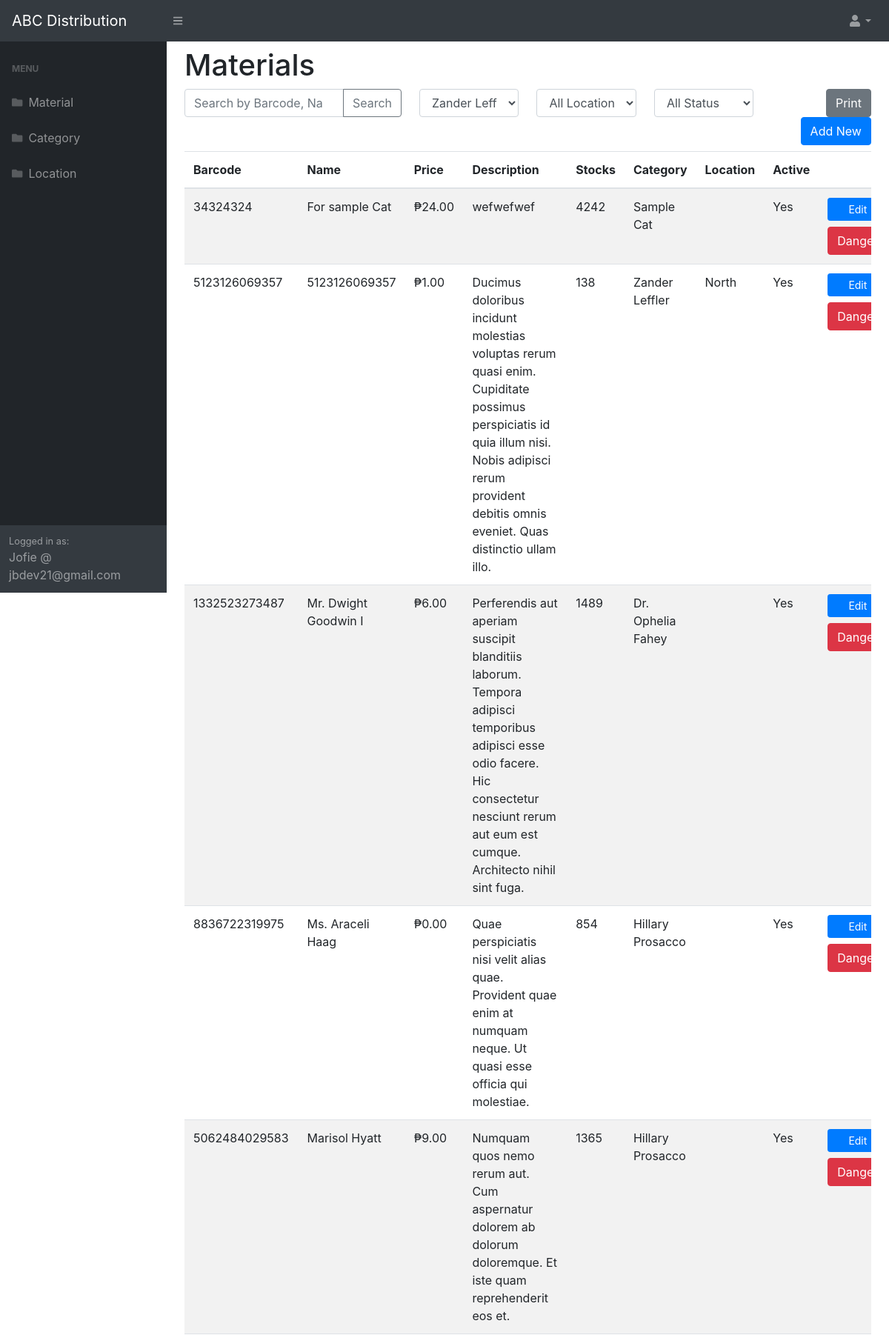
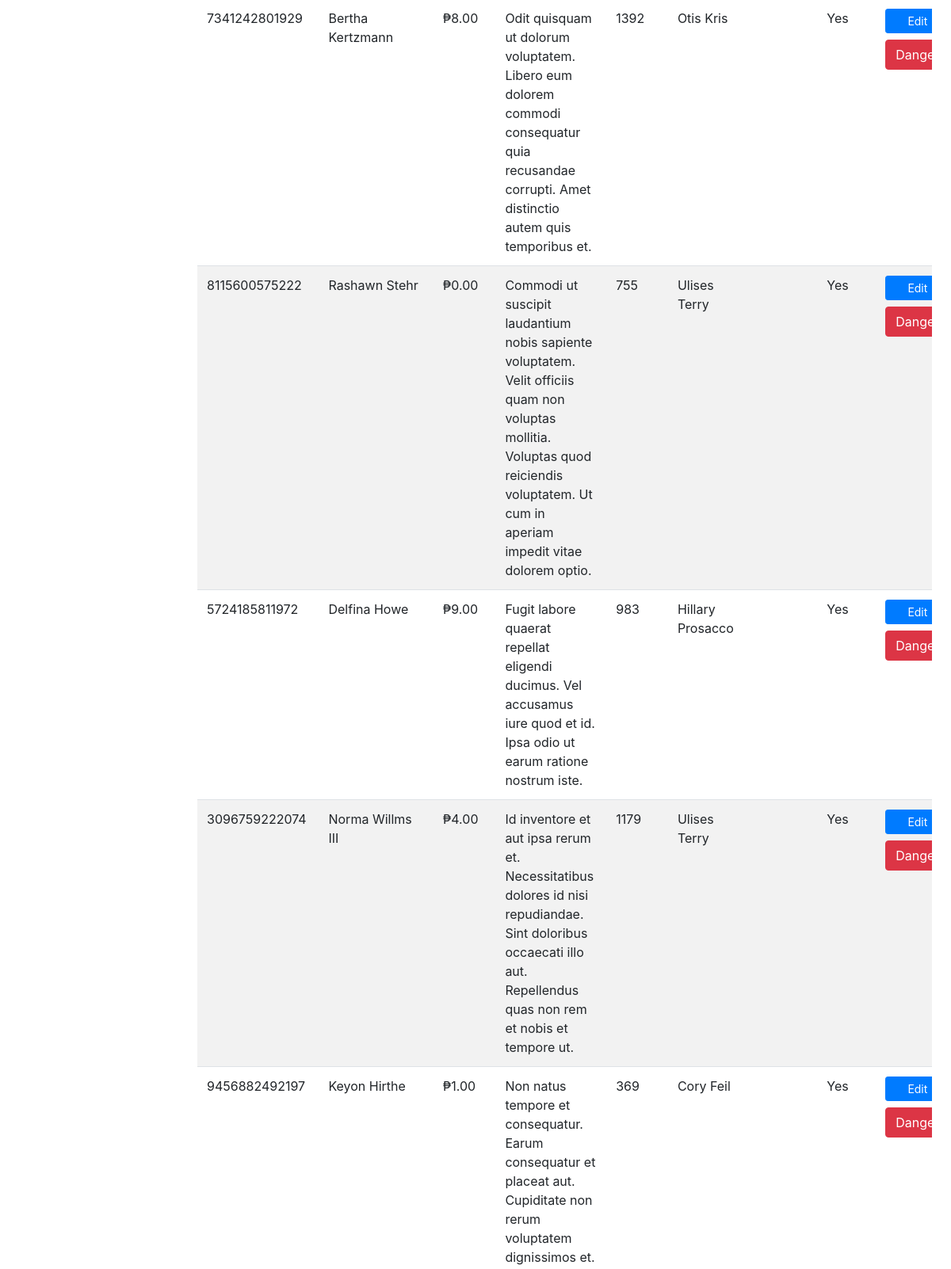
The app's page /material/index.php?category=4 (signed in, upper part) with its own data (2 pictures, top to bottom).
### tables this page shows
CREATE TABLE `materials` (
  `id` bigint(20) UNSIGNED NOT NULL,
  `barcode` varchar(255) NOT NULL,
  `name` varchar(255) NOT NULL,
  `price` double NOT NULL,
  `description` text DEFAULT NULL,
  `is_active` tinyint(1) NOT NULL DEFAULT 1,
  `stocks` int(11) NOT NULL,
  `category_id` bigint(20) UNSIGNED NOT NULL,
  `location_id` bigint(20) UNSIGNED NOT NULL,
  `created_at` timestamp NULL DEFAULT current_timestamp()
);

CREATE TABLE `categories` (
  `id` bigint(20) UNSIGNED NOT NULL,
  `name` varchar(255) NOT NULL,
  `created_at` timestamp NULL DEFAULT current_timestamp()
);

CREATE TABLE `locations` (
  `id` bigint(20) UNSIGNED NOT NULL,
  `name` varchar(255) NOT NULL,
  `created_at` timestamp NOT NULL DEFAULT current_timestamp()
);

### material/index.php (the view, shortened to what this page needs)
<?php
    require "../includes/database/connection.php";
    $statement = "SELECT *, materials.name AS name, materials.id AS id, categories.name AS category, locations.name AS location FROM materials
    LEFT JOIN categories ON materials.category_id = categories.id
    LEFT JOIN locations ON materials.location_id = locations.id ";
    if(!empty($_GET['category'])){
        $statement .= " AND materials.category_id = " . $_GET['category'];
    }
    $statement .= " ORDER BY materials.created_at DESC";
    $materialQuery = $conn->prepare($statement);
    $materialQuery->execute();
    $categoriesQuery = $conn->query("SELECT * FROM categories");
?>
<?php include "../includes/layouts/header.php";?>
<?php include "../includes/layouts/top-menu.php";?>
<?php include "../includes/layouts/side-menu.php";?>
        <main>
            <div class="container-fluid">
                <h1 class="mt-2">Materials</h1>
                <form id="filter-form">
                    <div class="row mb-2">
                        <div class="col-sm-4">
                            <div class="input-group ">
                                <input type="search" name="q" value="<?= $_GET['q'] ?? ''  ?>" class="form-control" placeholder="Search by Barcode, Name or Category Name" >
                                  <div class="input-group-append">
                                    <button type="submit" class="btn btn-outline-secondary" type="button">Search</button>
                                  </div>
                            </div>
                        </div>
                        <div class="col-sm-2">
                            <select data-buttons="filter" name="category" id="" class="form-control">
                                <?php foreach($categoriesQuery->fetchAll() as $category): ?>
                                    <option <?= $category['id'] == ($_GET['category'] ?? "") ? "selected" : "" ?> value="<?= $category['id']?>"><?= $category['name']?></option>
                                <?php endforeach;?>
                            </select>
                        </div>
                        <div class="col-sm-2">
                            <select data-buttons="filter" name="location" id="" class="form-control">
                                <option value="">All Location</option>
                            </select>
                        </div>
                        <div class="col-sm-2">
                            <select data-buttons="filter" name="is_active" id="" class="form-control">
                                <option value="2">All Status</option>
                            </select>
                        </div>
                        <div class="col-sm-2 text-right">
                            <a href="/material/print.php?<?= $_SERVER['QUERY_STRING']?>" target="_blank" class="btn btn-secondary"> Print</a>
                            <a href="/material/create.php" class="btn btn-primary"> Add New</a>
                        </div>
                    </div>
                </form>
                <div class="table-responsive">
                      <table class="table table-hover table-striped">
                            <thead>
                                <tr>
                                    <th>Barcode</th>
                                    <th>Name</th>
                                    <th>Price</th>
                                    <th>Description</th>
                                    <th>Stocks</th>
                                    <th>Category</th>
                                    <th>Location</th>
                                    <th>Active</th>
                                    <th></th>
                                </tr>
                            </thead>
                            <tbody>
                                <?php foreach($materialQuery->fetchAll() as $material): ?>
                                    <tr id="tr-<?=$material['id']?>">
                                        <td><?= $material['barcode'] ?></td>
                                        <td><?= $material['name'] ?></td>
                                        <td>&#8369;<?= number_format($material['price'], 2) ?></td>
                                        <td><?= $material['description'] ?></td>
                                        <td><?= $material['stocks'] ?></td>
                                        <td><?= $material['category'] ?></td>
                                        <td><?= $material['location'] ?></td>
                                        <td><?= $material['is_active'] ? "Yes" : "No" ?></td>
                                        <td>
                                            <a href="/material/edit.php?id=<?=$material['id']?>" class="btn btn-sm btn-primary btn-block">Edit</a>
                                             <button type="button"
                                                   data-buttons="delete"
                                                   data-id="<?=$material['id']?>"
                                                   data-div="#tr-<?=$material['id']?>"
                                                   data-uri="/material/delete.php"
                                                   class="btn btn-block btn-danger">Danger</button>
                                        </td>
                                    </tr>
                                <?php endforeach;?>
                            </tbody>
                      </table>
                </div>
            </div>
        </main>
<?php include "../includes/layouts/footer.php";?>

### records on screen
materials: barcode "34324324", name "For sample Cat", price "24.00", description "wefwefwef", stocks "4242", category.name "Sample Cat", is_active "Yes"
materials: barcode "5123126069357", name "5123126069357", price "1.00", description "Ducimus doloribus incidunt molestias voluptas rerum quasi enim. Cupiditate possimus perspiciatis id quia illum nisi. Nobis adipisci rerum provident debitis omnis eveniet. Quas distinctio ullam illo.", stocks "138", category.name "Zander Leffler", location.name "North", is_active "Yes"
materials: barcode "1332523273487", name "Mr. Dwight Goodwin I", price "6.00", description "Perferendis aut aperiam suscipit blanditiis laborum. Tempora adipisci temporibus adipisci esse odio facere. Hic consectetur nesciunt rerum aut eum est cumque. Architecto nihil sint fuga.", stocks "1489", category.name "Dr. Ophelia Fahey", is_active "Yes"
materials: barcode "8836722319975", name "Ms. Araceli Haag", price "0.00", description "Quae perspiciatis nisi velit alias quae. Provident quae enim at numquam neque. Ut quasi esse officia qui molestiae.", stocks "854", category.name "Hillary Prosacco", is_active "Yes"
materials: barcode "5062484029583", name "Marisol Hyatt", price "9.00", description "Numquam quos nemo rerum aut. Cum aspernatur dolorem ab dolorum doloremque. Et iste quam reprehenderit eos et.", stocks "1365", category.name "Hillary Prosacco", is_active "Yes"
materials: barcode "7341242801929", name "Bertha Kertzmann", price "8.00", description "Odit quisquam ut dolorum voluptatem. Libero eum dolorem commodi consequatur quia recusandae corrupti. Amet distinctio autem quis temporibus et.", stocks "1392", category.name "Otis Kris", is_active "Yes"
materials: barcode "8115600575222", name "Rashawn Stehr", price "0.00", description "Commodi ut suscipit laudantium nobis sapiente voluptatem. Velit officiis quam non voluptas mollitia. Voluptas quod reiciendis voluptatem. Ut cum in aperiam impedit vitae dolorem optio.", stocks "755", category.name "Ulises Terry", is_active "Yes"
materials: barcode "5724185811972", name "Delfina Howe", price "9.00", description "Fugit labore quaerat repellat eligendi ducimus. Vel accusamus iure quod et id. Ipsa odio ut earum ratione nostrum iste.", stocks "983", category.name "Hillary Prosacco", is_active "Yes"
materials: barcode "3096759222074", name "Norma Willms III", price "4.00", description "Id inventore et aut ipsa rerum et. Necessitatibus dolores id nisi repudiandae. Sint doloribus occaecati illo aut. Repellendus quas non rem et nobis et tempore ut.", stocks "1179", category.name "Ulises Terry", is_active "Yes"
materials: barcode "9456882492197", name "Keyon Hirthe", price "1.00", description "Non natus tempore et consequatur. Earum consequatur et placeat aut. Cupiditate non rerum voluptatem dignissimos et.", stocks "369", category.name "Cory Feil", is_active "Yes"

### other values on screen
loggedUser()['name'] "Jofie"
loggedUser()['email'] "jbdev21@gmail.com"
form field category "Zander Leffler"
